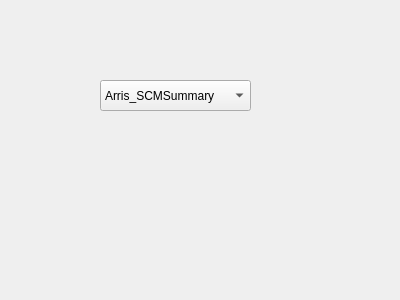
<?xml version="1.0" encoding="UTF-8"?>
<ui version="4.0">
 <class>Form</class>
 <widget class="QWidget" name="Form">
  <property name="geometry">
   <rect>
    <x>0</x>
    <y>0</y>
    <width>400</width>
    <height>300</height>
   </rect>
  </property>
  <property name="windowTitle">
   <string>Form</string>
  </property>
  <widget class="QComboBox" name="comboBox">
   <property name="geometry">
    <rect>
     <x>100</x>
     <y>80</y>
     <width>151</width>
     <height>31</height>
    </rect>
   </property>
   <item>
    <property name="text">
     <string>Arris_SCMSummary</string>
    </property>
   </item>
   <item>
    <property name="text">
     <string>Casa_SCMSummary</string>
    </property>
   </item>
   <item>
    <property name="text">
     <string>Ocupacion - Marcacion RPHY Harmonic</string>
    </property>
   </item>
  </widget>
 </widget>
 <resources/>
 <connections/>
</ui>
